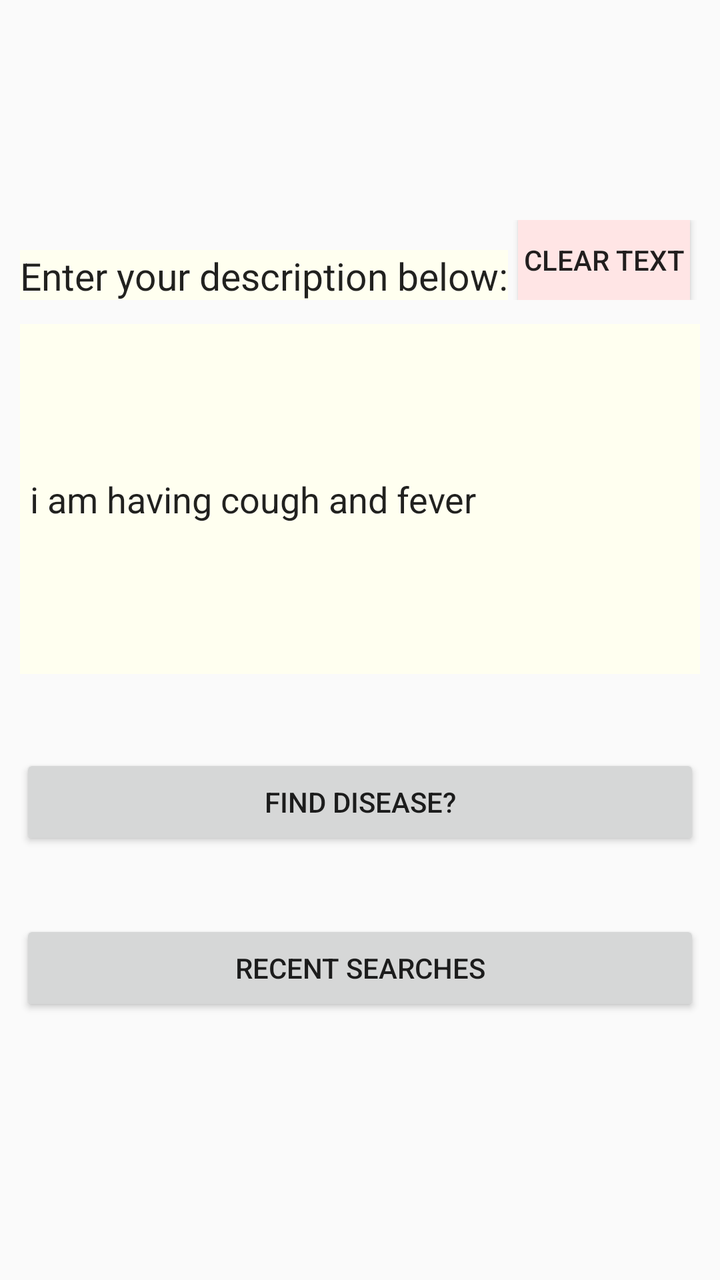
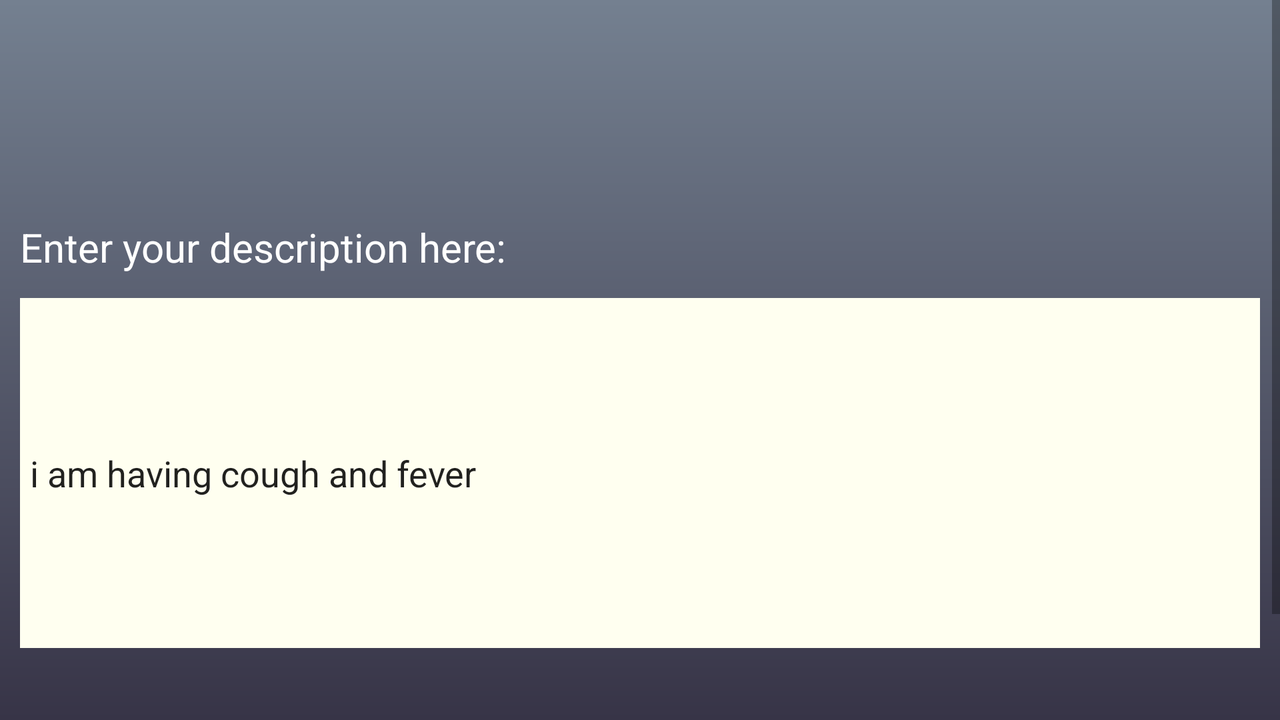

The same Android screen from two of the app's own layout files: first res/layout/ as a phone draws it, then the author's variant for another configuration, drawn on a device whose configuration selects that folder. Both files follow.
<!-- AndroidManifest.xml: application theme AppTheme -->
<!-- res/layout/fragment_symptoms2_diseases.xml -->
<ScrollView xmlns:android="http://schemas.android.com/apk/res/android"
    xmlns:app="http://schemas.android.com/apk/res-auto"
    xmlns:tools="http://schemas.android.com/tools"
    android:layout_width="match_parent"
    android:layout_height="match_parent"
    tools:context="com.example.zain.doctorrecommendersystem.Symptoms2Diseases">

    

    <LinearLayout
        android:layout_width="match_parent"
        android:layout_height="match_parent"
        android:layout_marginTop="70dp"
        android:orientation="vertical"
        android:padding="10dp">

        <LinearLayout
            android:layout_width="match_parent"
            android:layout_height="match_parent"
            android:layout_marginBottom="12dp"
            android:layout_marginTop="30dp"
            android:orientation="horizontal">

            <TextView
                android:id="@+id/textView5"
                android:layout_width="wrap_content"
                android:layout_height="wrap_content"
                android:layout_above="@+id/editText"
                android:layout_marginTop="10dp"
                android:background="#fffffff0"
                android:text="Enter your description below:"
                android:textAppearance="@style/TextAppearance.AppCompat.Headline"
                android:textSize="19sp" />

            <Button
                android:id="@+id/clearText"
                android:layout_width="wrap_content"
                android:layout_height="40dp"
                android:layout_marginLeft="5dp"
                android:layout_marginRight="5dp"
                android:layout_weight="1"
                android:background="#ffe5e5"
                android:text="Clear Text" />
        </LinearLayout>


        <EditText
            android:id="@+id/editText"
            android:layout_width="match_parent"
            android:layout_height="175dp"
            android:layout_above="@+id/showDisease"
            android:layout_alignParentLeft="true"
            android:layout_alignParentStart="true"
            android:layout_marginBottom="40dp"
            android:background="#fffffff0"
            android:ems="10"
            android:hint="Enter Symptoms Here:"
            android:inputType="textMultiLine"
            android:paddingLeft="5dp"
            android:paddingRight="5dp"
            android:singleLine="false"
            android:text="i am having cough and fever" />

        <Button
            android:id="@+id/showDisease"
            android:layout_width="match_parent"
            android:layout_height="wrap_content"
            android:text="Find Disease?" />

        <Button
            android:id="@+id/history"
            android:layout_width="match_parent"
            android:layout_height="wrap_content"
            android:layout_alignParentBottom="true"
            android:layout_alignParentLeft="true"
            android:layout_alignParentStart="true"
            android:layout_marginTop="35dp"
            android:text="recent searches" />

        <TextView
            android:id="@+id/textView2"
            android:layout_width="match_parent"
            android:layout_height="wrap_content"
            android:layout_marginTop="50dp" />

    </LinearLayout>


</ScrollView>
<!-- resources referenced by this layout -->
<resources>
  <style name="AppTheme" parent="Theme.AppCompat.Light.NoActionBar">
          
          <item name="colorPrimary">@color/colorPrimary</item>
          <item name="colorPrimaryDark">@color/colorPrimaryDark</item>
          <item name="colorAccent">@color/colorAccent</item>
      </style>
</resources>
<!-- res/layout-land/fragment_symptoms2_diseases.xml (the author's variant of the layout above) -->
<!-- drawn on the phone turned sideways -->
<ScrollView xmlns:android="http://schemas.android.com/apk/res/android"
    xmlns:app="http://schemas.android.com/apk/res-auto"
    xmlns:tools="http://schemas.android.com/tools"
    android:layout_width="match_parent"
    android:layout_height="match_parent"
    android:background="@drawable/light_background"
    tools:context="com.example.zain.doctorrecommendersystem.Symptoms2Diseases"
    android:orientation="vertical">

    

    <LinearLayout
        android:layout_width="match_parent"
        android:layout_height="match_parent"
        android:padding="10dp"
        android:orientation="vertical">

        <TextView
            android:id="@+id/textView5"
            android:layout_width="wrap_content"
            android:layout_height="wrap_content"
            android:layout_above="@+id/editText"
            android:layout_marginTop="100dp"
            android:layout_marginBottom="12dp"
            android:text="Enter your description here:"
            android:textAppearance="@style/TextAppearance.AppCompat.Headline"
            android:textColor="#ffffff"
            android:textSize="20sp" />

        <EditText
            android:id="@+id/editText"
            android:layout_width="match_parent"
            android:layout_height="175dp"
            android:layout_above="@+id/showDisease"
            android:layout_alignParentLeft="true"
            android:layout_alignParentStart="true"
            android:layout_marginBottom="40dp"
            android:background="#fffff0"
            android:ems="10"
            android:hint="Enter Symptoms Here:"
            android:inputType="textMultiLine"
            android:paddingLeft="5dp"
            android:paddingRight="5dp"
            android:singleLine="false"
            android:text="i am having cough and fever" />

        <Button
            android:id="@+id/history"
            android:layout_width="match_parent"
            android:layout_height="wrap_content"
            android:layout_alignParentBottom="true"
            android:layout_alignParentLeft="true"
            android:layout_alignParentStart="true"
            android:text="History" />

    </LinearLayout>


</ScrollView>
<!-- resources referenced by the variant -->
<!-- as the phone turned sideways resolves them -->
<resources>
  <!-- drawable light_background (drawable) -->
  <?xml version="1.0" encoding="utf-8"?>
  <shape xmlns:android="http://schemas.android.com/apk/res/android"
  android:shape="rectangle">
  
  <gradient
      android:startColor="#373447"
      android:endColor="#748090"
      android:angle="90"/>
  
  </shape>
  <style name="AppTheme" parent="Theme.AppCompat.Light.NoActionBar">
          
          <item name="colorPrimary">@color/colorPrimary</item>
          <item name="colorPrimaryDark">@color/colorPrimaryDark</item>
          <item name="colorAccent">@color/colorAccent</item>
      </style>
</resources>
